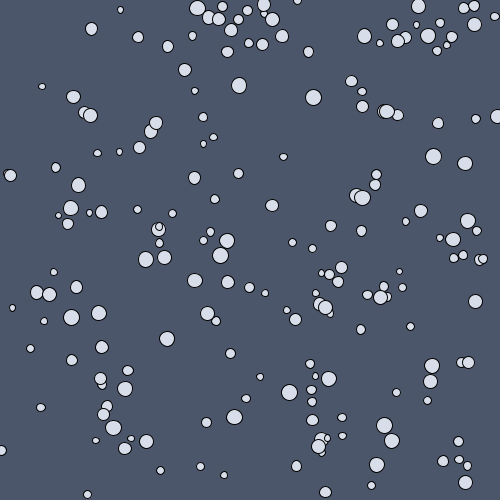
Frame 1 (no input)
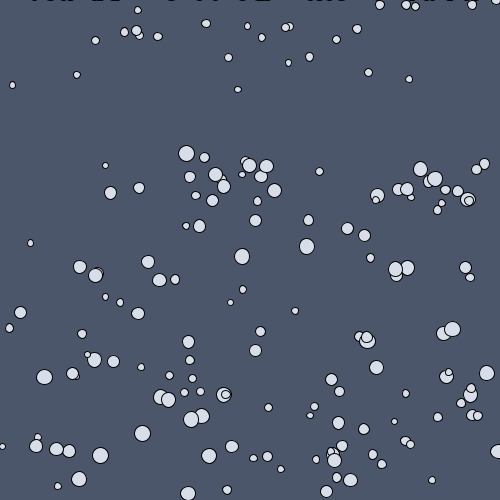
Frame 60 (the mouse pressed at the canvas centre just before this capture)
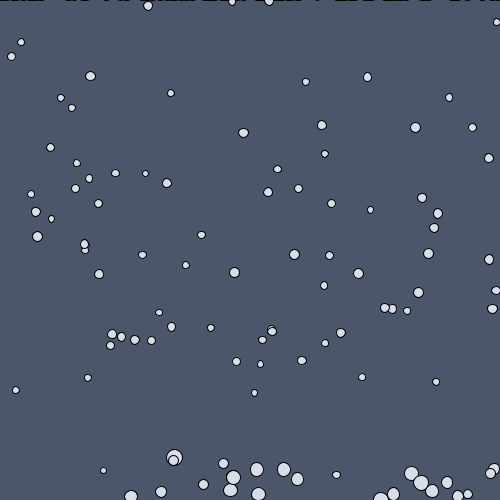
Frame 120 (the mouse held since frame 60 and released just before this capture)

The Processing sketch that drew these frames (run headless with seeded random() and noise(); from frame 60 on, the mouse is pressed at the canvas centre):

// Processing sketch: Snowflakes
// ── Snowflakes.pde
import java.util.*;

List<Snowflake> snowflakes;

void setup() {
    size(500, 500);
    snowflakes = new ArrayList<Snowflake>();
    int amount = (int) random(100, 250);
    for (int i = 0; i < amount; i++) {
        snowflakes.add(new Snowflake());
    }
}

void draw() {
    background(0xFF4C566A);
    for (Snowflake snowflake : snowflakes) {
        snowflake.fall();
        snowflake.render();
    }
}

// ── SnowFlake.pde
class Snowflake {
    private float radius;
    private PVector position;
    private PVector velocity;
    private PVector acceleration;

    public Snowflake() {
        radius = random(3, 8);
        position = new PVector(random(width), random(height));
        velocity = new PVector(0, 0.15);
        acceleration = new PVector(0, 0);
    }

    public void fall() {
        acceleration = new PVector(random(-0.1, 0.1), random(0.01, 0.15));
        velocity.add(acceleration);
        position.add(velocity);
        velocity.limit(5);

        if (position.x < 0 || position.x >= width ||
            position.y < 0 || position.y >= height) {
            position = new PVector(random(width), -radius);
        }
    }

    public void render() {
        fill(0xFFD8DEE9);
        ellipse(position.x, position.y, radius * 2, radius * 2);
    }
}
